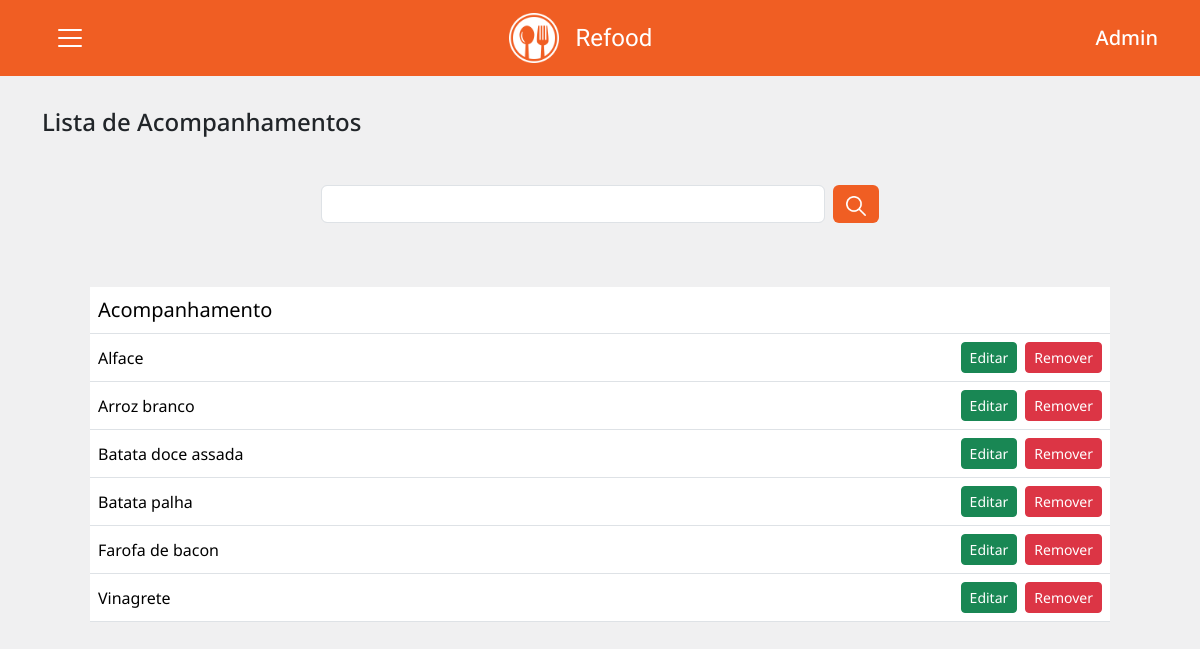
The page /admin/form_lista_acompanhamentos.php (signed in) on the database its author committed.
### tables this page shows
CREATE TABLE `acompanhamentos` (
  `idacompanhamento` int NOT NULL AUTO_INCREMENT,
  `acompanhamento` varchar(255) DEFAULT NULL,
  PRIMARY KEY (`idacompanhamento`)
);

### models/AcompanhamentoModel.php (called while the page is built, shortened)
<?php
    class AcompanhamentoModel {
        function consultarAcompanhamentos() {
            $conexao = ConexaoBD::getConexao();
            $sql = "select * from acompanhamentos order by acompanhamento asc";
            $resultado = $conexao->query($sql);
            return $resultado->fetchAll(PDO::FETCH_ASSOC);
        }
    }

### admin/form_lista_acompanhamentos.php (the view, shortened to what this page needs)
<?php
    include "incs/header.php";
    require_once "../models/AcompanhamentoModel.php";
    $acompanhamentoModel = new acompanhamentoModel();
    if (isset($_GET['chave'])) {
        $acompanhamentos = $acompanhamentoModel->consultarAcompanhamentosPorChave($_GET['chave']);
    } else {
        $acompanhamentos = $acompanhamentoModel->consultarAcompanhamentos();
    }
?>
    <div class="container form py-5">
        <h4>Lista de Acompanhamentos</h4>
        <form action="" class="mt-5 mb-3 container w-50 border-0 p-0">
            <div class="d-flex justify-content-between">
                <input type="text" class="form-control m-0 me-2" name="chave" id="chaveId">
                <button type="submit" class="btn btn-orange text-light m-0"><img src="../img/search.png" height="20px"></button>
            </div>
        </form>
        <div class="container p-5">
            <table class="table table-hover rounded">
                <thead>
                    <tr>
                        <th class="fs-5">Acompanhamento</th>
                        <th class="fs-5"></th>
                    </tr>
                </thead>
                <tbody>
                    <?php
                        $i = 0;
                        foreach ($acompanhamentos as $acompanhamento):
                            $i++;
                    ?>
                            <tr>
                                <td class="align-middle"><?=$acompanhamento['acompanhamento']?></td>
                                <td class="d-flex justify-content-end">
                                    <a href="form_edita_acompanhamento.php?idacompanhamento=<?=$acompanhamento['idacompanhamento']?>" class="btn btn-success btn-sm me-2">Editar</a>
                                    <button type="button" class="btn btn-danger btn-sm" data-bs-toggle="modal" data-bs-target="#modalRemover<?=$i?>">
                                        Remover
                                    </button>
                                </td>
                            </tr>
                    <?php
                        endforeach;
                    ?>
                </tbody>
            </table>
        </div>
    </div>
<?php
    include "incs/footer.php";
?>

### admin/incs/header.php (shortened to what this page needs)
<!DOCTYPE html>
<html lang="pt-br">
<head>
    <link rel="stylesheet" href="../css/bootstrap.css">
    <link rel="stylesheet" href="css/style.css">
</head>
<body class="bg-secondary bg-opacity-10">
    <nav class="navbar bg-body-tertiary fixed-top">
        <div class="container">
            <button class="navbar-toggler" type="button" data-bs-toggle="offcanvas" data-bs-target="#offcanvasNavbar" aria-controls="offcanvasNavbar" aria-label="Toggle navigation">
                <span class="navbar-toggler-icon"></span>
            </button>
            <a href="index.php" class="navbar-brand d-inline-flex align-items-center">
                <img src="../img/refood-logo-white.png" alt="Logo do Refoods" class="img-logo">
                <h4 class="ps-3 mb-0 titulo-header">Refood</h4>
            </a>
            <h5 class="ps-3 mb-0 titulo-header-2">Admin</h5>
        </div>
    </nav>

### admin/incs/footer.php (shortened to what this page needs)
</body>
</html>

### admin/css/style.css (style rules this page uses)
:root { --cor-1: #f05e23; --cor-2: #ec8962; }
* { font-family: "Noto Sans", sans-serif; font-optical-sizing: auto; font-weight: 400; font-style: normal; font-variation-settings: "wdth" 100; }
img.img-logo { width: 50px; }
.titulo-header { color: #ffffff; font-family: "Limelight", sans-serif; font-weight: 400; font-style: normal; }
.titulo-header-2 { color: #ffffff; }
nav.navbar { background-color: var(--cor-1) !important; }
.form { margin-top: 60px; }
.btn-orange { background-color: var(--cor-1); color: #ffffff; }

### rows shown on the page
acompanhamentos: acompanhamento "Alface"
acompanhamentos: acompanhamento "Arroz branco"
acompanhamentos: acompanhamento "Batata doce assada"
acompanhamentos: acompanhamento "Batata palha"
acompanhamentos: acompanhamento "Farofa de bacon"
acompanhamentos: acompanhamento "Vinagrete"
